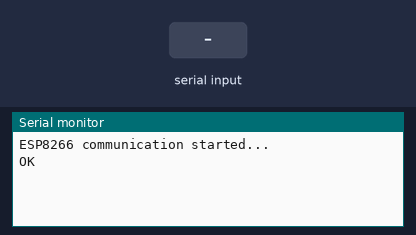
The sketch below on a simulated Arduino Uno, built with avr-gcc and run on an emulated ATmega328P. Parts: the last lines printed to the serial monitor. The test bench sets the inputs (shaded band). The modem accepts every AT command (registered, SIM ready, sends succeed) and sends nothing else.

Above: at 2.2 s.
2.3 s: "1" received over the second serial link
At 4.4 s:
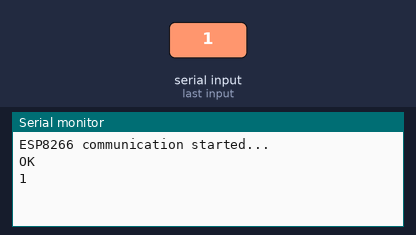
4.7 s: "0" received over the second serial link
At 6.3 s:
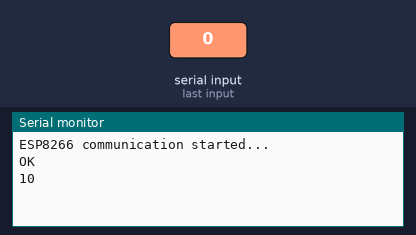

Measured:
- after the input at 2.3 s, the serial monitor: prints a new line after 1.0 s (image 1)
- after the input at 4.7 s, the serial monitor: prints a new line after 1.0 s (image 2)

The sketch:

esp8266_1.ino
```cpp
#include <SoftwareSerial.h>

SoftwareSerial espSerial(2, 3); // RX, TX for ESP8266

void setup() {
  Serial.begin(9600);       // Arduino serial monitor
  espSerial.begin(115200);  // ESP8266 baud rate

  Serial.println("ESP8266 communication started...");

  // Send AT commands to ESP8266
  espSerial.println("AT");
  delay(1000);
}

void loop() {
  if (espSerial.available()) {
    String data = espSerial.readString();
    Serial.print(data);  // Print data from ESP8266 to serial monitor
  }

  if (Serial.available()) {
    String data = Serial.readString();
    espSerial.print(data);  // Send data from serial monitor to ESP8266
  }
}
```
